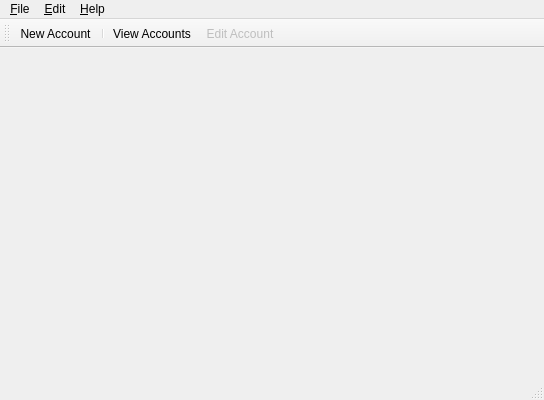
<?xml version="1.0" encoding="UTF-8"?>
<ui version="4.0">
 <class>MainWindow</class>
 <widget class="QMainWindow" name="MainWindow">
  <property name="geometry">
   <rect>
    <x>0</x>
    <y>0</y>
    <width>544</width>
    <height>400</height>
   </rect>
  </property>
  <property name="windowTitle">
   <string>TPM Desktop</string>
  </property>
  <widget class="QWidget" name="centralWidget"/>
  <widget class="QMenuBar" name="menuBar">
   <property name="geometry">
    <rect>
     <x>0</x>
     <y>0</y>
     <width>544</width>
     <height>21</height>
    </rect>
   </property>
   <widget class="QMenu" name="menu_File">
    <property name="title">
     <string>&amp;File</string>
    </property>
    <addaction name="actionNewAccount"/>
    <addaction name="separator"/>
    <addaction name="actionExit"/>
   </widget>
   <widget class="QMenu" name="menu_Edit">
    <property name="title">
     <string>&amp;Edit</string>
    </property>
    <addaction name="actionViewAccount"/>
    <addaction name="actionEditAccount"/>
   </widget>
   <widget class="QMenu" name="menu_Help">
    <property name="title">
     <string>&amp;Help</string>
    </property>
    <addaction name="actionAbout"/>
   </widget>
   <addaction name="menu_File"/>
   <addaction name="menu_Edit"/>
   <addaction name="menu_Help"/>
  </widget>
  <widget class="QToolBar" name="mainToolBar">
   <attribute name="toolBarArea">
    <enum>TopToolBarArea</enum>
   </attribute>
   <attribute name="toolBarBreak">
    <bool>false</bool>
   </attribute>
   <addaction name="actionNewAccount"/>
   <addaction name="separator"/>
   <addaction name="actionViewAccount"/>
   <addaction name="actionEditAccount"/>
  </widget>
  <widget class="QStatusBar" name="statusBar"/>
  <action name="actionNewAccount">
   <property name="icon">
    <iconset resource="res/tpm_res.qrc">
     <normaloff>:/16x16_add.png</normaloff>:/16x16_add.png</iconset>
   </property>
   <property name="text">
    <string>&amp;New Account...</string>
   </property>
   <property name="toolTip">
    <string>Create a new account</string>
   </property>
  </action>
  <action name="actionExit">
   <property name="icon">
    <iconset resource="res/tpm_res.qrc">
     <normaloff>:/16x16_exit.png</normaloff>:/16x16_exit.png</iconset>
   </property>
   <property name="text">
    <string>&amp;Exit</string>
   </property>
   <property name="toolTip">
    <string>Close application</string>
   </property>
  </action>
  <action name="actionViewAccount">
   <property name="enabled">
    <bool>true</bool>
   </property>
   <property name="icon">
    <iconset resource="res/tpm_res.qrc">
     <normaloff>:/16x16_view.png</normaloff>:/16x16_view.png</iconset>
   </property>
   <property name="text">
    <string>&amp;View Accounts</string>
   </property>
   <property name="toolTip">
    <string>Display existing accounts</string>
   </property>
  </action>
  <action name="actionEditAccount">
   <property name="enabled">
    <bool>false</bool>
   </property>
   <property name="icon">
    <iconset resource="res/tpm_res.qrc">
     <normaloff>:/16x16_edit.png</normaloff>:/16x16_edit.png</iconset>
   </property>
   <property name="text">
    <string>&amp;Edit Account...</string>
   </property>
   <property name="toolTip">
    <string>Update or delete an existing account</string>
   </property>
  </action>
  <action name="actionAbout">
   <property name="text">
    <string>About TPM...</string>
   </property>
  </action>
 </widget>
 <layoutdefault spacing="6" margin="11"/>
 <resources>
  <include location="res/tpm_res.qrc"/>
 </resources>
 <connections/>
</ui>
